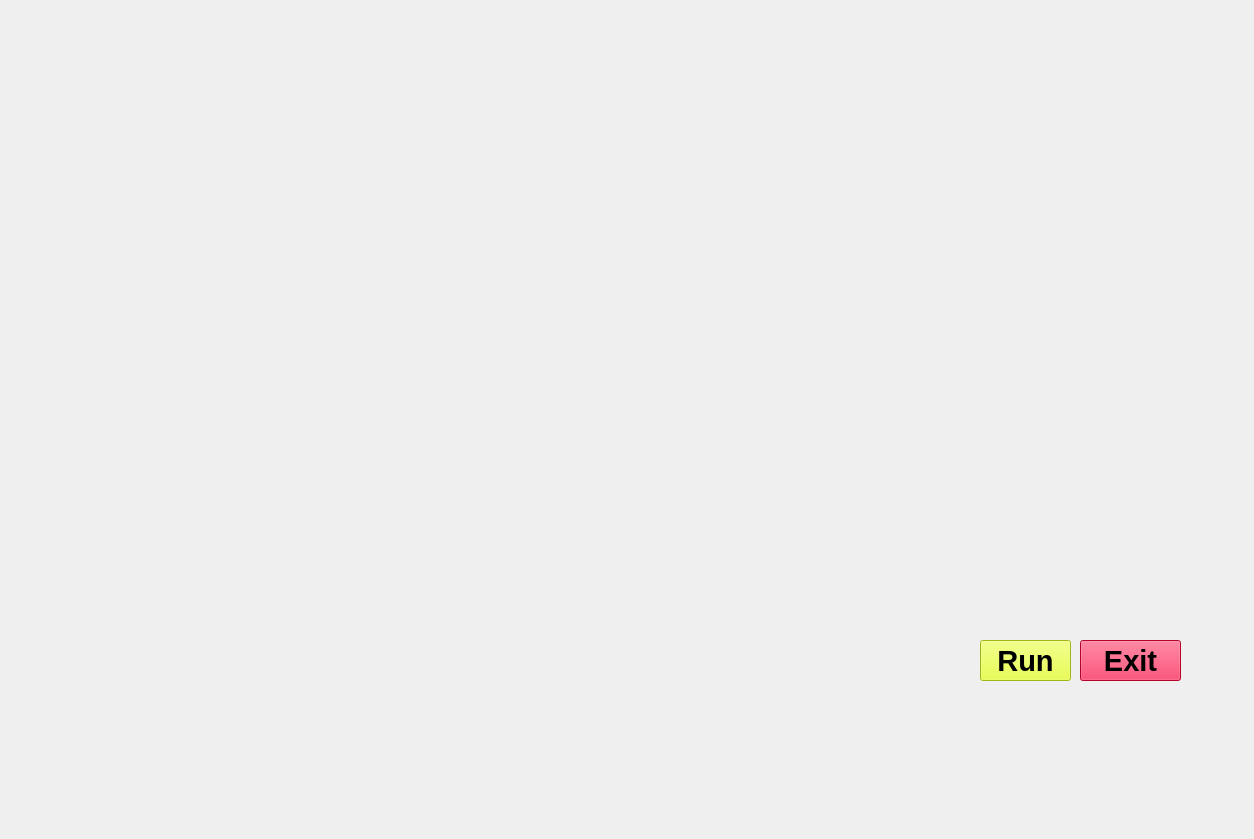
<?xml version="1.0" encoding="UTF-8"?>
<ui version="4.0">
 <class>Jarvis</class>
 <widget class="QMainWindow" name="Jarvis">
  <property name="geometry">
   <rect>
    <x>0</x>
    <y>0</y>
    <width>1254</width>
    <height>839</height>
   </rect>
  </property>
  <property name="windowTitle">
   <string>MainWindow</string>
  </property>
  <widget class="QWidget" name="centralwidget">
   <widget class="QLabel" name="label">
    <property name="geometry">
     <rect>
      <x>0</x>
      <y>0</y>
      <width>1261</width>
      <height>841</height>
     </rect>
    </property>
    <property name="text">
     <string/>
    </property>
    <property name="pixmap">
     <pixmap>../../Users/ASUS/Pictures/ironman/jarvis.gif</pixmap>
    </property>
    <property name="scaledContents">
     <bool>true</bool>
    </property>
   </widget>
   <widget class="QPushButton" name="pushButton">
    <property name="geometry">
     <rect>
      <x>980</x>
      <y>640</y>
      <width>91</width>
      <height>41</height>
     </rect>
    </property>
    <property name="font">
     <font>
      <pointsize>22</pointsize>
      <weight>75</weight>
      <bold>true</bold>
     </font>
    </property>
    <property name="styleSheet">
     <string notr="true">background-color: rgb(226, 255, 34);</string>
    </property>
    <property name="text">
     <string>Run</string>
    </property>
   </widget>
   <widget class="QPushButton" name="pushButton_2">
    <property name="geometry">
     <rect>
      <x>1080</x>
      <y>640</y>
      <width>101</width>
      <height>41</height>
     </rect>
    </property>
    <property name="font">
     <font>
      <pointsize>22</pointsize>
      <weight>75</weight>
      <bold>true</bold>
     </font>
    </property>
    <property name="styleSheet">
     <string notr="true">background-color: rgb(255, 1, 60);</string>
    </property>
    <property name="text">
     <string>Exit</string>
    </property>
   </widget>
   <widget class="QLabel" name="label_2">
    <property name="geometry">
     <rect>
      <x>0</x>
      <y>-60</y>
      <width>531</width>
      <height>231</height>
     </rect>
    </property>
    <property name="text">
     <string/>
    </property>
    <property name="pixmap">
     <pixmap>../../Users/ASUS/Pictures/ironman/Jarvis_Loading_Screen.gif</pixmap>
    </property>
    <property name="scaledContents">
     <bool>true</bool>
    </property>
   </widget>
   <widget class="QTextBrowser" name="textBrowser">
    <property name="geometry">
     <rect>
      <x>690</x>
      <y>20</y>
      <width>201</width>
      <height>61</height>
     </rect>
    </property>
    <property name="font">
     <font>
      <pointsize>18</pointsize>
      <weight>75</weight>
      <bold>true</bold>
     </font>
    </property>
    <property name="styleSheet">
     <string notr="true">background:transparent;
border-radius:none;</string>
    </property>
   </widget>
   <widget class="QTextBrowser" name="textBrowser_2">
    <property name="geometry">
     <rect>
      <x>890</x>
      <y>20</y>
      <width>201</width>
      <height>61</height>
     </rect>
    </property>
    <property name="styleSheet">
     <string notr="true">background:transparent;
border-radius:none;
</string>
    </property>
   </widget>
  </widget>
 </widget>
 <resources/>
 <connections/>
</ui>
